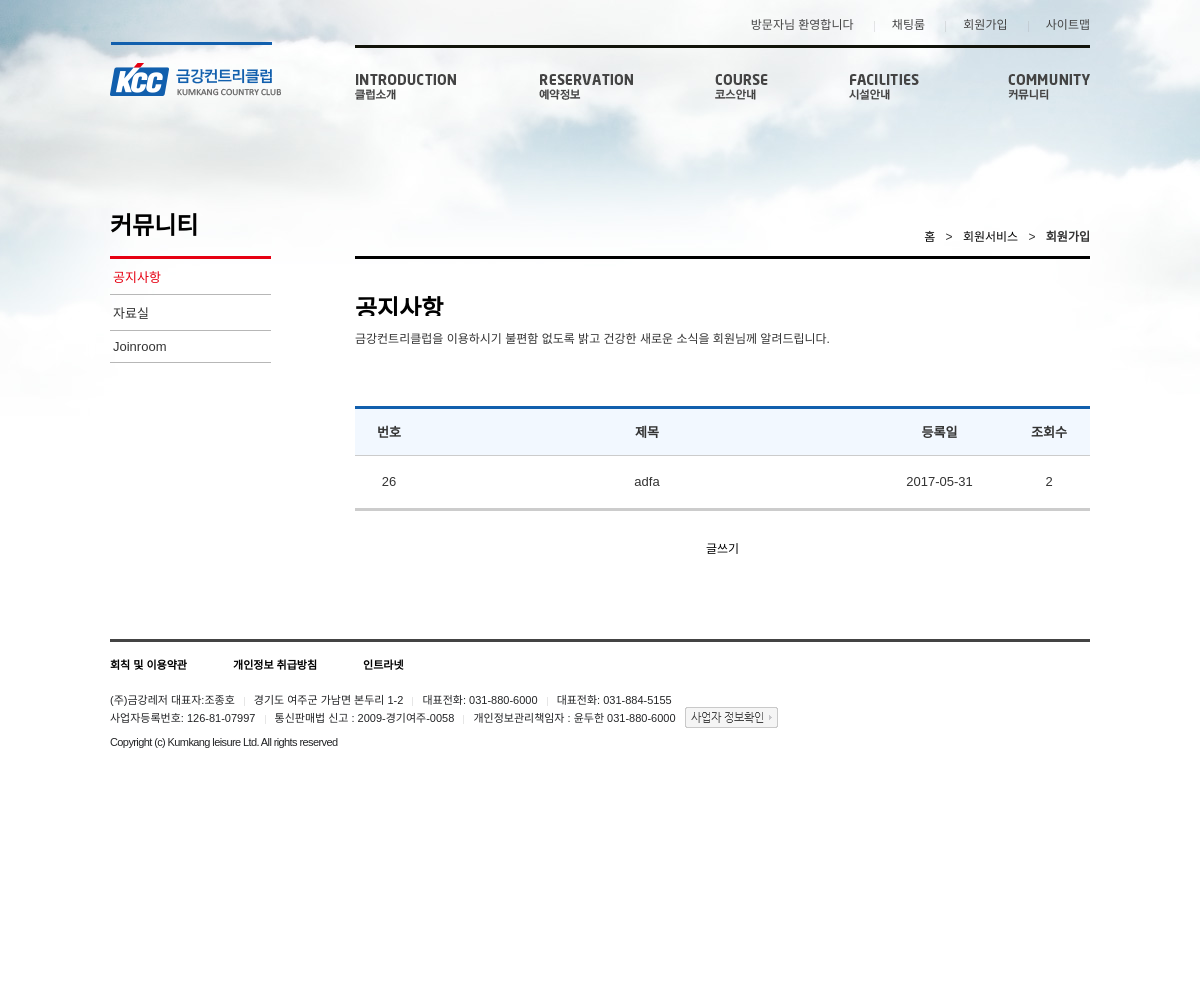
/kcc/sub1.php, run on the app's committed database.
### tables this page shows
CREATE TABLE IF NOT EXISTS `board` (
`idx` int(11) NOT NULL,
  `title` varchar(15) NOT NULL,
  `date` varchar(15) NOT NULL,
  `hit` varchar(15) NOT NULL DEFAULT '0',
  `content` varchar(200) NOT NULL,
  `name` varchar(20) NOT NULL,
  `file` varchar(255) NOT NULL,
  `file_enc` varchar(255) NOT NULL,
  `created_at` date DEFAULT NULL
);

### kcc/sub1.php (the view, shortened to what this page needs)
<?php
    require_once 'inc/header.php';
    include "db.php";
    $select = "select * from board ORDER BY idx DESC limit 0,10" ;
    $rs = $pdo -> query($select);
    $rs -> execute();
?>
<div id="wrap">
	<div id="container">
		<div id="content">
			<div class="sub_con">
				<div class="left_con">
					<h2 class="sp_sub lnb_title">커뮤니티</h2>
					<ul class="lnb">
					<li><a href="sub1.php" class="selected_hard">공지사항<span class="sp_sub select_ico"></span></a></li>
					<li><a href="sub1.php" >자료실<span class="sp_sub select_ico"></span></a></li>
					<li><a href="#">Joinroom<span class="sp_sub select_ico"></span></a></li>
					</ul>
				</div>
				<div class="right_con">
					<p class="pg_nav">
						<a href="#">홈</a>
						<span>&gt;</span>
						<a href="#">회원서비스</a>
						<span>&gt;</span>
						<strong>회원가입</strong>
					</p>
					<div class="join_wrap">
						<h3 class="sp_sub join_title">공지사항</h3>
						<p class="join_txt">금강컨트리클럽을 이용하시기 불편함 없도록 밝고 건강한 새로운 소식을 회원님께 알려드립니다.</p>
				                  <table class="not_tb">
					<colgroup>
					<col style="width:68px">
					<col>
					<col style="width:137px">
					<col style="width:82px">
					</colgroup>
					<thead>
							<tr>
								<th scope="col"><span class="in">번호</span></th>
								<th scope="col"><span class="in">제목</span></th>
								<th scope="col"><span class="in">등록일</span></th>
								<th scope="col"><span class="in">조회수</span></th>
							</tr>
					</thead>
					<tbody>
                       <?php
                            while($data = $rs -> fetch()) {
                        ?>
                        <tr>
							<td>
								<div class="in"><?=$data['idx']?></div>
							</td>
							<td class="con">
								<div class="in"><a href="./view.php?idx=<?=$data['idx']?>"><?=$data['title']?></a></div>
							</td>
							<td>
								<div class="in">
									<div class="in"><?=$data['created_at']?></div>
								</div>
							</td>
							<td>
								<div class="in">
									<div class="in"><?=$data['hit']?></div>
								</div>
							</td>
                        </tr>
                        <?php
                            }
                        ?>
					</tbody>
					</table>
					</div>
					<div class="btn_wrap"><p class="write"><a href="write.php">글쓰기</a></p>
					</div>
				</div>
			</div>
		</div>
	</div>
	<div id="footer">
		<div class="f_inner">
			<p class="policy_sub">
				<a href="#">회칙 및 이용약관</a>
				<a href="#">개인정보 취급방침</a>
				<a href="#">인트라넷</a>
			</p>
			<div class="site_info">
				<p class="none_style">(주)금강레저 대표자:조종호</p>
				<p>경기도 여주군 가남면 본두리 1-2</p>
				<p>대표전화: 031-880-6000</p>
				<p>대표전화: 031-884-5155</p><br>
				<p class="none_style">사업자등록번호: 126-81-07997</p>
				<p>통신판매법 신고 : 2009-경기여주-0058</p>
				<p>개인정보관리책임자 : 윤두한 031-880-6000</p>
				<p><a href="#" class="licenseInfo sp_main">사업자 정보확인</a></p>
			</div>
			<address>Copyright (c) Kumkang leisure Ltd.  All rights reserved</address>
		</div>
	</div>
</div>
</body>
</html>

### kcc/css/kcc_style.css (style rules this page uses)
body,div,dl,dt,dd,ul,ol,li,h1,h2,h3,h4,h5,h6,form,label,blockquote,q,fieldset,legend,textarea,p,th,td,select,textarea,button { margin:0;padding:0 }
th { font-weight: 700; }
html,body { width:100%;height:100% }
body { font-family:'나눔고딕',NanumGothic,nanumG,'돋움',dotum,tahoma,sans-serif;font-size:12px;color:#000 }
h1,h2,h3,h4,h5,h6,strong,b,th { font-size:12px;font-weight:700 }
address,caption,em { font-style:normal }
a { color:#000;text-decoration:none;cursor:pointer }
table { border:0;border-collapse:collapse;border-spacing:0;table-layout:fixed }
p { color:#333 }
.sp_main { display:block;overflow:hidden;background:url(../img/sp_main.png) no-repeat;text-indent:-9999px }
.sp_sub { display:inline-block;overflow:hidden; }
header, #content, .f_inner { width:980px;margin:0 auto }
#content { position:relative }
.f_inner { padding:83px 0 257px;font-size:11px }
.policy_sub { padding-top:14px;border-top:3px solid #444 }
.policy a,.policy_sub a { padding-left:43px;color:#000;font-weight:bold }
.policy a:first-child,.policy_sub a:first-child { padding-left:0 }
.site_info { margin-top:19px }
.site_info:after { display:block;clear:both;content:"" }
.site_info p { display:inline;padding:0 6px 0 10px;background:url(../img/bg_bar.png) no-repeat 0 3px;line-height:18px;color:#232426 }
.site_info p.none_style { padding-left:0;background:none }
.site_info p:last-child { padding-right:0;background:none }
.licenseInfo { display:inline-block;width:93px;height:21px;margin:-3px 0 0 -10px;background-position:-419px 0;vertical-align:middle;text-indent:-9999px }
address { margin-top:8px;color:#232426;letter-spacing:-0.6px }
.sub_con { position:relative;width:100% }
.left_con { float:left;width:161px;border-top:3px solid #e60012 }
.right_con { margin-left:25%;border-top:3px solid #000 }
.lnb_title { position:absolute;top:-50px;left:0;width:162px;height:34px;background-position:0 0; font-size: 2em; font-weight: bold; }
.lnb li { border-bottom:1px solid #b7b7b7 }
.lnb li a { display:block;position:relative;padding:8px 3px 8px;color:#333;font-size:13px }
.lnb li a.selected,.lnb li a.selected_hard { color:#e60012 }
.lnb li a .select_ico { display:none }
.lnb li a.selected .select_ico, .lnb li a.selected_hard .select_ico { display:inline-block;position:absolute;top:11px;right:9px;width:6px;height:9px;background-position:-130px -40px }
.pg_nav { position:absolute;top:-29px;right:0 }
.pg_nav > span { padding:0 7px }
.join_wrap { margin-top: 30px; width: 100%; }
.join_title { width:100px;height:27px;background-position:0 -40px; margin-bottom: 10px; font-size: 2em; }
.btn_wrap { margin-top:28px; text-align:center; }
.not_tb { width: 100%; margin-top: 30px; border-top: 3px solid #115fad; border-bottom: 3px solid #ccc; table-layout: fixed; }
.not_tb th { padding: 13px 0 14px; background: #f2f8ff; }
.not_tb .in, .not_tb .in a { font-size: 13px; color: #333; }
.not_tb td { padding: 18px 0 19px; border-top:1px solid #ccc; text-align: center; }
.join_txt { padding-bottom:30px; }

### data on the page
board: idx "26", title "adfa", created_at "2017-05-31", hit "2"
